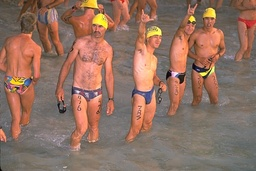
#> input picture pa2source/images/370036.jpg, 256 x 171 px, shrunk from 481 x 321 before the run
$ python ImageShift.py   (older library calls are emulated)
#> lines starting #> are read from the running program, lines starting #| are printed output that depends on the picture
#> in demo, img is the input picture: PIL image 256x171 RGB; mean R, G, B 143.7, 112, 97.3
### pa2source/pa2.py
"""
Helper functions for programming assignment 2
"""
import numpy as np
def rgb2ycbcr(img):
    """
    It should work the same as Matlab's version
    img should be np.ndarray with dtype = uint8
    value range(img) = [0,255]
    """
    oriT = np.asarray([65.481, 128.553, 24.966, \
            -37.797, -74.203, 112, \
            112, -93.786, -18.214]).reshape((3,3),order='C')/255
    offset = [16, 128, 128]
    img = np.minimum(img, 255)
    resimg = np.zeros(img.shape,dtype=np.float64)
    for i in range(3):
        resimg[:,:,i] = img[:,:,0] * oriT[i,0] + img[:,:,1] * oriT[i,1] + \
          img[:,:,2] * oriT[i,2] + offset[i]
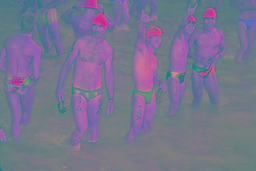
#> resimg: shape (171, 256, 3) float64; mean R, G, B 118.9, 116.8, 143
    resimg = np.round(resimg)
    return np.require(resimg,dtype=np.uint8)

def colorsegms(segm, img):
    """
    colorsegm - color a segmentation based on the image
    csegm = colorsegm(segm, img)
    segm = the segmentation image  [type = np.ndarray]
    img = the original image    [type = np.ndarray (or Image)]
    csegm = the colored segmentation -- each segment is colored based on the
            average pixel color within the segment.
    """
    img = np.asarray(img).copy()
    if segm.shape[0:2] != img.shape[0:2]:
        raise Exception('The shape of segmentation and image are not consistent')
    rimg, gimg, bimg = img[:,:,0], img[:,:,1], img[:,:,2]
    for i in range(1, np.int(max(segm.flatten())) + 1):
        # assume label starts from 1
        ind = (segm == i)
        rimg[ind] = np.mean(rimg[ind].flatten())
        gimg[ind] = np.mean(gimg[ind].flatten())
        bimg[ind] = np.mean(bimg[ind].flatten())
    return img

def getfeatures(img, stepsize, follow_matlab = True):
    """
    getfeatures - extract features from an image
     [X, L] = getfeatures(img, stepsize)
     INPUT
     img      - the image   [type = np.ndarray or Image]
     stepsize - window stepsize
     OUTPUT
      X   - the features: each column is a feature vector  [type = np.ndarray]
      L   - dictionary containing location information of each feature
    """
    winsize = 7 # ensure it is an odd number
    if stepsize > winsize:
        raise Exception('stepsize larger than window size')
    img = np.asarray(img)
    if img.dtype!= np.uint8 or len(img.shape) != 3:
        raise Exception('only uint8 image color are supported')
    yimg = np.require(rgb2ycbcr(img), dtype=np.float64)
    sy,sx, sc = img.shape
#> sy = 171; sx = 256; sc = 3
    offset = np.floor((winsize-1)/2)
    rangex = range(0, (sx-winsize+1) , stepsize)
    rangey = range(0, (sy-winsize+1) , stepsize)
    win_max = winsize
    X = np.zeros((4, len(rangex) * len(rangey)), dtype=np.float64);
    i = 0
    # to compesate the fact that python is 0-index
    py2mat_constant = 1 if follow_matlab else 0
    for x in rangex:
        for y in rangey:
            myIu = yimg[y:y+win_max,x:x+win_max,1]
            myIv = yimg[y:y+win_max,x:x+win_max,2]
            X[:,i] = [np.mean(myIu.flatten()), \
                      np.mean(myIv.flatten()), \
                      y + offset + py2mat_constant, \
                      x + offset + py2mat_constant
                      ]
            i = i + 1
#> after the loop, i = 864
    L = {'rangex':rangex, 'rangey':rangey, 'offset':offset, 'sx':sx, 'sy':sy, \
         'stepsize':stepsize, 'winsize':winsize, 'follow_matlab':follow_matlab}
    return X, L

def labels2seg(Y,L):
    """
    labels2segm - form a segmentation image using cluster labels
    segm = labels2segm(Y, L)
    Y - cluster labels for each location
    L - location dictionary from getfeatures
    segm - output segmentation image
    """
    segm = np.zeros((L['sy'], L['sx']))
    # <= offset if floor((winsize-1)/2)>= floor(stepsize/2)
    rstep = np.int(np.floor(L['stepsize']/2.0))
    stepbox = range(-rstep, L['stepsize'] - rstep)
    rx = np.asarray(L['rangex'], dtype=np.int) + np.int(L['offset'])
    ry = np.asarray(L['rangey'], dtype=np.int) + np.int(L['offset'])
    Y_reshaped = Y.reshape((ry.size, rx.size),order='F')
    for i in stepbox:
        for j in stepbox:
            segm[np.ix_(ry + j, rx + i)] = Y_reshaped
    ## Now fil in the borders if they are missing
    minx = np.min(rx) + stepbox[0] - 1
    maxx = np.max(rx) + stepbox[-1] + 1
    miny = np.min(ry) + stepbox[0] - 1
    maxy = np.max(ry) + stepbox[-1] + 1

    if 0 <= minx:
        ## fill in left edge
        segm[:, 0:minx+1] = segm[:,minx+1].reshape((-1,1))
    if maxx < L['sx']:
        ## fill in right edge
        segm[:,maxx:] = segm[:,maxx-1].reshape((-1,1))
    if 0 < miny:
        ## fill in top edge
        segm[0:miny+1,:] = segm[miny+1,:].reshape((1,-1))
    if maxy < L['sy']:
        ## fill in bottom edge
        segm[maxy:,:] = segm[maxy-1,:].reshape((1,-1))
    return segm

### pa2source/ImageShift.py
#!/usr/bin/env python
#-*- coding:utf-8 -*-

import pa2
import numpy as np
import pylab as pl
import PIL.Image as Image
import scipy.io as sio
from sklearn.cluster import MeanShift

def demo():
    import scipy.cluster.vq as vq

    ## load and show image
    img = Image.open('images/370036.jpg')
    pl.subplot(3,3,1)
    pl.imshow(img)
    pl.subplot(3,3,4)
    pl.imshow(img)
    pl.subplot(3,3,7)
    pl.imshow(img)

    ## extract features from image (step size = 7)
    X,L = pa2.getfeatures(img, 7)
#> L = 8 items

    X = vq.whiten(X.T)
#> X = 864 rows, first 6: [12.67, 10.11, 0.0826, 0.055], [12.84, 10.08, 0.227, 0.055], [12.81, 10.06, 0.371, 0.055], [13.04, 9.98, 0.516, 0.055], [12.92, 10.05, 0.66, 0.055], [12.78, 10.25, 0.805, 0.055]

    for i in range(3):
      Y = MeanShift(bandwidth=0.5*(i+1)).fit(X)
      Y = Y.labels_ + 1 # Use matlab 1-index labeling
      # make segmentation image from labels
      segm = pa2.labels2seg(Y,L)
      pl.subplot(3,3,(3 * i + 2))
      pl.imshow(segm)

      # color the segmentation image
      csegm = pa2.colorsegms(segm, img)
      pl.subplot(3,3,(3 * i + 3))
      pl.imshow(csegm)
#> this loop made 3 passes
#> pass 1, in labels2seg, `Y_reshaped = Y.reshape((ry.size, rx.size),order='F')`:
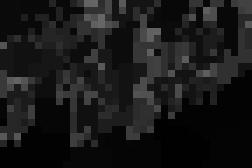
#> Y_reshaped: shape (24, 36) int64 (shown 7 times larger); min 1, max 103, mean 24.6
#> pass 1, in demo, `segm = pa2.labels2seg(Y,L)`:
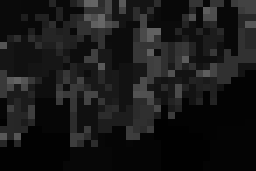
#> segm: shape (171, 256) float64; min 1, max 103, mean 24.2
#> pass 1, in colorsegms, `rimg, gimg, bimg = img[:,:,0], img[:,:,1], img[:,:,2]`:
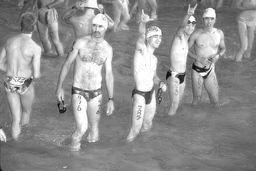
#> rimg: shape (171, 256); min 7, max 255, mean 143.7
#> pass 1, in colorsegms, `rimg, gimg, bimg = img[:,:,0], img[:,:,1], img[:,:,2]`:
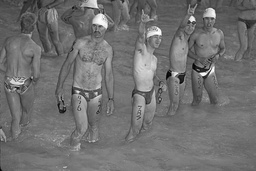
#> gimg: shape (171, 256); min 0, max 255, mean 112
#> after the loop:
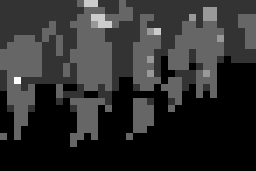
#> segm: shape (171, 256) float64; min 1, max 6, mean 1.91; drawn with min black and max white

    pl.show()
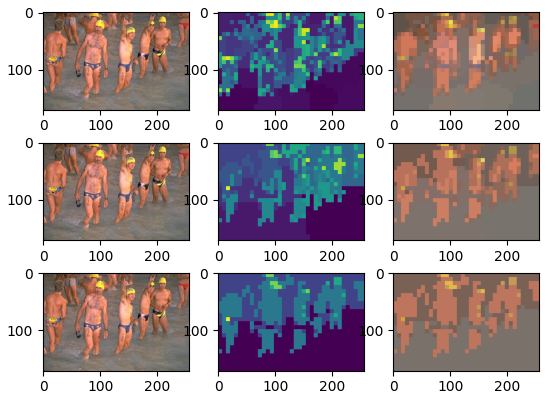
#> figure drawn by matplotlib, 9 panels

def main():
    demo()
if __name__ == '__main__':
    main()
